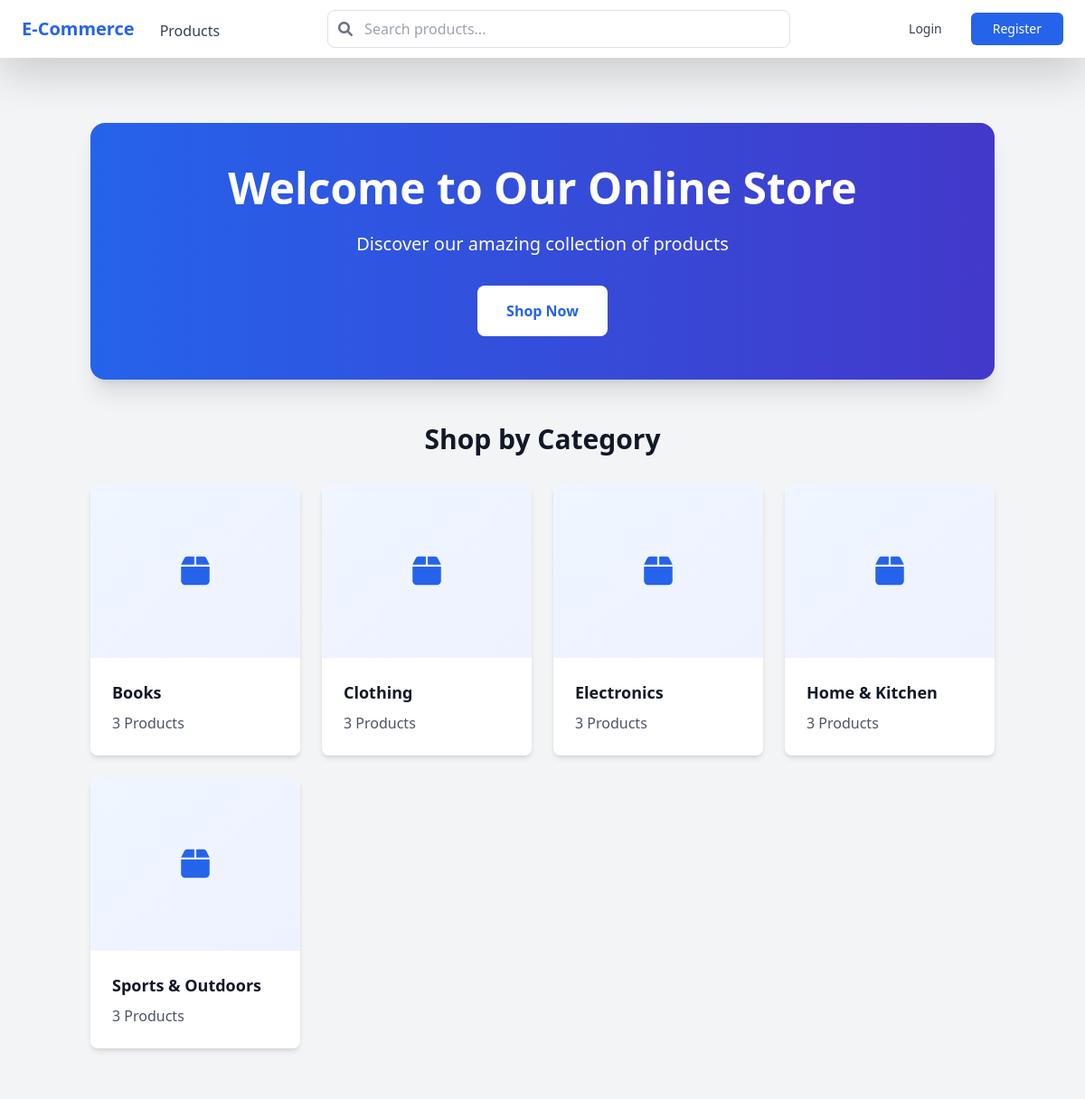
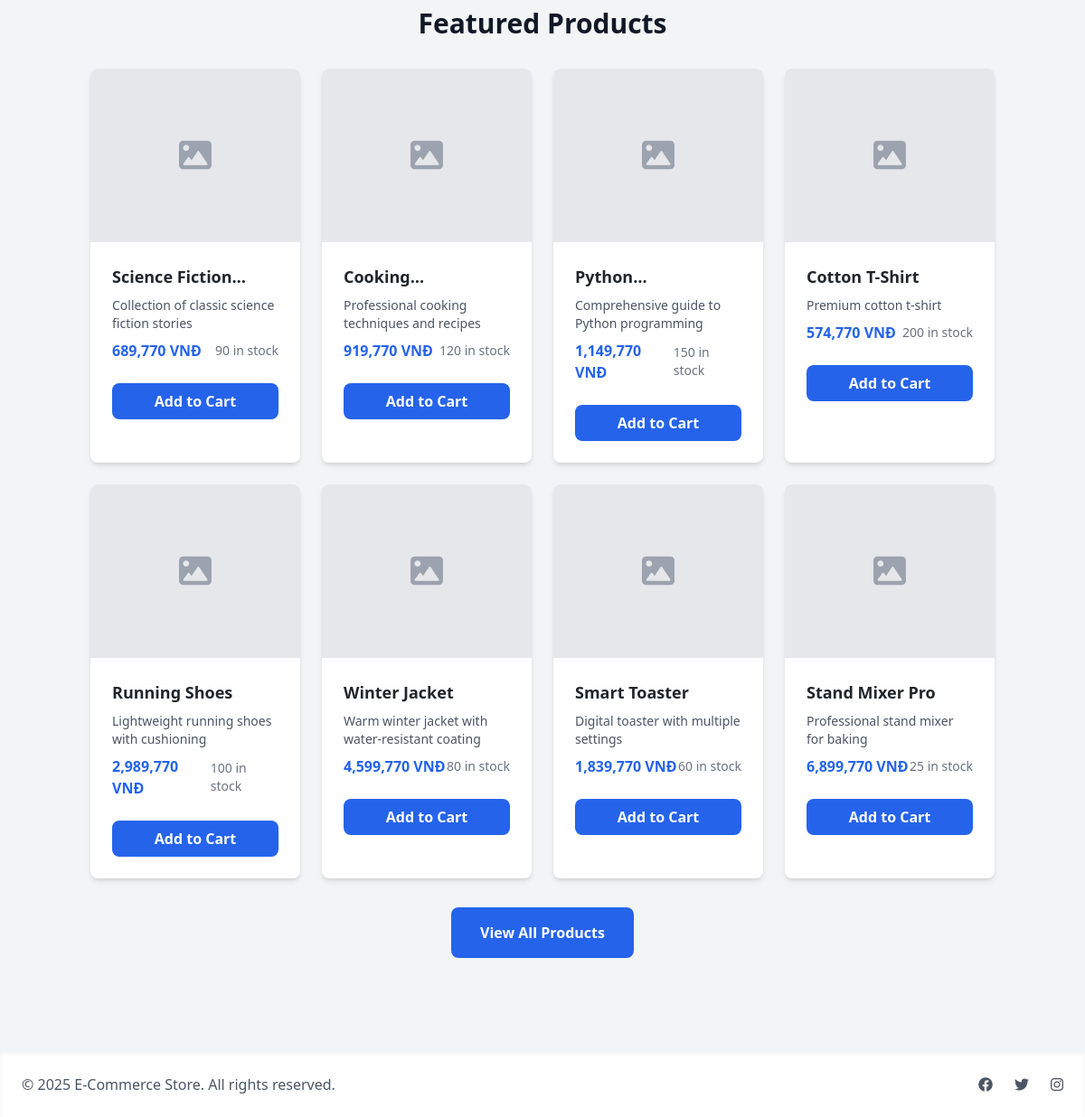
The page / on the database its author committed (2 pictures, top to bottom).
### models/category.py (models this page shows, shortened)
class Category(db.Model):
    __tablename__ = 'categories'
    id = db.Column(db.Integer, primary_key=True)
    name = db.Column(db.String(100), nullable=False, unique=True)
    slug = db.Column(db.String(100), nullable=False, unique=True)
    description = db.Column(db.Text)
    created_at = db.Column(db.DateTime, default=datetime.utcnow)
    updated_at = db.Column(db.DateTime, default=datetime.utcnow, onupdate=datetime.utcnow)
    products = db.relationship('Product', back_populates='category', lazy=True)

### models/product.py (models this page shows, shortened)
class Product(db.Model):
    __tablename__ = 'products'
    id = db.Column(db.Integer, primary_key=True)
    name = db.Column(db.String(200), nullable=False)
    description = db.Column(db.Text)
    price = db.Column(db.Float, nullable=False)
    stock = db.Column(db.Integer, default=0)
    image_url = db.Column(db.String(500))  # Kept for backward compatibility
    category_id = db.Column(db.Integer, db.ForeignKey('categories.id'), nullable=False)
    sku = db.Column(db.String(50), unique=True)
    is_active = db.Column(db.Boolean, default=True)
    created_at = db.Column(db.DateTime, default=datetime.utcnow)
    updated_at = db.Column(db.DateTime, default=datetime.utcnow, onupdate=datetime.utcnow)
    cart_items = db.relationship('CartItem',
                             back_populates='product',
                             lazy=True,
                             cascade='all, delete-orphan')
    order_items = db.relationship('OrderItem', back_populates='product', lazy=True)
    images = db.relationship('ProductImage', backref='product', lazy=True,
                          cascade='all, delete-orphan',
                          order_by='ProductImage.is_primary.desc()')
    category = db.relationship('Category', back_populates='products', lazy=True)

### routes/main.py (the view)
@bp.route('/')
def home():
    featured_products = Product.query.filter_by(is_active=True)\
        .order_by(Product.created_at.desc())\
        .limit(8)\
        .all()
    categories = []
    for category in Category.query.order_by(Category.name).all():
        product_count = Product.query.filter_by(
            category_id=category.id,
            is_active=True
        ).count()
        if product_count > 0:  # Only show categories with active products
            categories.append({
                "id": category.id,
                "name": category.name,
                "product_count": product_count
            })
    return render_template('home.html',
                         featured_products=featured_products,
                         categories=categories)

### templates/home.html (shortened to what this page needs)
{% extends "base.html" %}
{% block content %}
<div class="container mx-auto py-12">
    <div class="bg-gradient-to-r from-blue-600 to-indigo-700 rounded-2xl shadow-xl text-white p-12 mb-12">
        <div class="max-w-3xl mx-auto text-center">
            <h1 class="text-4xl md:text-5xl font-bold mb-6">Welcome to Our Online Store</h1>
            <p class="text-xl mb-8">Discover our amazing collection of products</p>
            <a href="{{ url_for('products.index') }}"
               class="inline-block bg-white text-blue-600 px-8 py-3 rounded-lg font-semibold hover:bg-blue-50 transition duration-300">
                Shop Now
            </a>
        </div>
    </div>
    <div class="mb-16">
        <h2 class="text-3xl font-bold text-gray-900 mb-8 text-center">Shop by Category</h2>
        <div class="grid grid-cols-1 md:grid-cols-3 lg:grid-cols-4 gap-6">
            {% for category in categories %}
            <a href="{{ url_for('products.category_view', category_name=category.name) }}"
               class="group block bg-white rounded-lg shadow-md overflow-hidden hover:shadow-lg transition duration-300">
                <div class="aspect-w-16 aspect-h-9 bg-gray-100">
                    <div class="flex items-center justify-center h-48 bg-gradient-to-br from-blue-50 to-indigo-50">
                        <i class="fas fa-box text-4xl text-blue-600 group-hover:scale-110 transition-transform duration-300"></i>
                    </div>
                </div>
                <div class="p-6">
                    <h3 class="text-lg font-semibold text-gray-900 group-hover:text-blue-600 transition">{{ category.name }}</h3>
                    <p class="text-gray-600 mt-2">{{ category.product_count }} Products</p>
                </div>
            </a>
            {% endfor %}
        </div>
    </div>
    <div>
        <h2 class="text-3xl font-bold text-gray-900 mb-8 text-center">Featured Products</h2>
        <div class="grid grid-cols-1 md:grid-cols-3 lg:grid-cols-4 gap-6">
            {% for product in featured_products %}
                {% include "products/_featured_product_list.html" %}
            {% endfor %}
        </div>
        <div class="text-center mt-8">
            <a href="{{ url_for('products.index') }}"
               class="inline-block bg-blue-600 text-white px-8 py-3 rounded-lg font-semibold hover:bg-blue-700 transition duration-300">
                View All Products
            </a>
        </div>
    </div>
</div>
{% endblock %}

### templates/base.html (shortened to what this page needs)
<!DOCTYPE html>
<html lang="en">
<head>
    {% if config['ENV'] == 'production' %}
        <link href="{{ url_for('static', filename='css/main.css') }}" rel="stylesheet">
    {% else %}
        <script src="https://cdn.tailwindcss.com"></script>
    {% endif %}
    <link href="https://cdn.jsdelivr.net/npm/bootstrap@5.3.0/dist/css/bootstrap.min.css" rel="stylesheet">
    <link href="{{ url_for('static', filename='css/app.css') }}" rel="stylesheet">
    <link href="https://cdnjs.cloudflare.com/ajax/libs/font-awesome/6.0.0/css/all.min.css" rel="stylesheet">
</head>
<body class="min-h-screen bg-gray-100">
    <nav class="bg-white shadow-lg">
        <div class="max-w-7xl mx-auto px-4">
            <div class="flex justify-between h-16">
                <div class="flex">
                    <div class="flex-shrink-0 flex items-center">
                        <a href="{{ url_for('main.home') }}" class="text-xl font-bold text-blue-600">
                            E-Commerce
                        </a>
                    </div>
                    <div class="hidden md:ml-6 md:flex md:space-x-8">
                        <a href="{{ url_for('products.index') }}"
                           class="inline-flex items-center px-1 pt-1 text-gray-700 hover:text-blue-600">
                            Products
                        </a>
                    </div>
                </div>
                <div class="flex-1 flex items-center justify-center px-4">
                    <div class="w-full max-w-lg">
                        <div class="relative">
                            <input type="text" id="search-input"
                                class="w-full pl-10 pr-4 py-2 rounded-lg border border-gray-300 focus:outline-none focus:border-blue-500"
                                placeholder="Search products...">
                            <div class="absolute inset-y-0 left-0 pl-3 flex items-center pointer-events-none">
                            </div>
                        </div>
                    </div>
                </div>
                <div class="flex items-center">
                    {% if current_user.is_authenticated %}
                        <div class="ml-3 relative">
                            <div class="dropdown">
                                <button class="flex text-gray-700 hover:text-blue-600" type="button" id="userMenu" data-bs-toggle="dropdown" aria-expanded="false">
                                    <span class="mr-2">{{ current_user.email }}</span>
                                    <i class="fas fa-user-circle text-xl"></i>
                                </button>
                                <ul class="dropdown-menu dropdown-menu-end" aria-labelledby="userMenu">
                                    <li><a class="dropdown-item" href="{{ url_for('auth.profile') }}">Profile</a></li>
                                    <li><a class="dropdown-item" href="{{ url_for('auth.logout') }}">Logout</a></li>
                                </ul>
                            </div>
                        </div>
                    {% else %}
                        <a href="{{ url_for('auth.login') }}"
                           class="text-gray-700 hover:text-blue-600 px-3 py-2 rounded-md text-sm font-medium">
                            Login
                        </a>
                        <a href="{{ url_for('auth.register') }}"
                           class="ml-4 bg-blue-600 text-white px-4 py-2 rounded-md text-sm font-medium hover:bg-blue-700">
                            Register
                        </a>
                    {% endif %}
                </div>
            </div>
        </div>
    </nav>
    <main class="max-w-7xl mx-auto px-4 py-6">
        {% block content %}{% endblock %}
    </main>
    <footer class="bg-white shadow-inner mt-8">
        <div class="max-w-7xl mx-auto py-6 px-4">
            <div class="flex justify-between items-center">
                <div class="text-gray-600">
                    © {{ current_year }} E-Commerce Store. All rights reserved.
                </div>
                <div class="flex space-x-6">
                    <a href="#" class="text-gray-600 hover:text-blue-600">
                        <i class="fab fa-facebook"></i>
                    </a>
                    <a href="#" class="text-gray-600 hover:text-blue-600">
                        <i class="fab fa-twitter"></i>
                    </a>
                    <a href="#" class="text-gray-600 hover:text-blue-600">
                        <i class="fab fa-instagram"></i>
                    </a>
                </div>
            </div>
        </div>
    </footer>
</body>
</html>

### templates/products/_featured_product_list.html (shortened to what this page needs)
<div class="bg-white rounded-lg shadow-md overflow-hidden hover:shadow-lg transition duration-300">
    <a href="{{ url_for('products.detail', id=product.id) }}" class="block">
        {% if product.images %}
            {% set primary_image = product.primary_image %}
            {% if primary_image %}
            <img src="{{ url_for('static', filename='uploads/' + primary_image.image_url) }}"
                 alt="{{ product.name }}"
                 class="w-full h-48 object-cover">
            {% endif %}
        {% elif product.image_url %}
        <img src="{{ url_for('static', filename='uploads/' + product.image_url) }}"
             alt="{{ product.name }}"
             class="w-full h-48 object-cover">
        {% else %}
        <div class="w-full h-48 bg-gray-200 flex items-center justify-center">
            <i class="fas fa-image text-gray-400 text-4xl"></i>
        </div>
        {% endif %}
        <div class="p-4">
            <h3 class="text-lg font-semibold mb-2 line-clamp-1">{{ product.name }}</h3>
            <p class="text-gray-600 mb-2 text-sm line-clamp-2">{{ product.description }}</p>
            <div class="flex justify-between items-center">
                <span class="text-blue-600 font-bold">{{ "{:,.0f}".format(product.price * 23000) }} VNĐ</span>
                <span class="text-sm text-gray-500">
                    {% if product.stock > 0 %}
                    {{ product.stock }} in stock
                    {% else %}
                    Out of stock
                    {% endif %}
                </span>
            </div>
        </div>
    </a>
    {% if product.stock > 0 %}
    <div class="px-4 pb-4">
        <form action="{{ url_for('cart.add_to_cart', product_id=product.id) }}" method="POST" class="add-to-cart-form">
            <button type="submit"
                    class="w-full bg-blue-600 text-white py-2 rounded-lg font-semibold hover:bg-blue-700 transition duration-300">
                Add to Cart
            </button>
        </form>
    </div>
    {% endif %}
</div>

### rows shown on the page
Category: name "Books", product_count "3"
Category: name "Clothing", product_count "3"
Category: name "Electronics", product_count "3"
Category: name "Home & Kitchen", product_count "3"
Category: name "Sports & Outdoors", product_count "3"
Product: name "Science…", description "Collection of classic science fiction stories", product.price*23000 "689,770", stock "90"
Product: description "Professional cooking techniques and recipes", product.price*23000 "919,770", stock "120"
Product: description "Comprehensive guide to Python programming", product.price*23000 "1,149,770", stock "150"
Product: name "Cotton T-Shirt", description "Premium cotton t-shirt", product.price*23000 "574,770", stock "200"
Product: name "Running Shoes", description "Lightweight running shoes with cushioning", product.price*23000 "2,989,770", stock "100"
Product: name "Winter Jacket", description "Warm winter jacket with water-resistant coating", product.price*23000 "4,599,770", stock "80"
Product: name "Smart Toaster", description "Digital toaster with multiple settings", product.price*23000 "1,839,770", stock "60"
Product: name "Stand Mixer Pro", description "Professional stand mixer for baking", product.price*23000 "6,899,770", stock "25"
